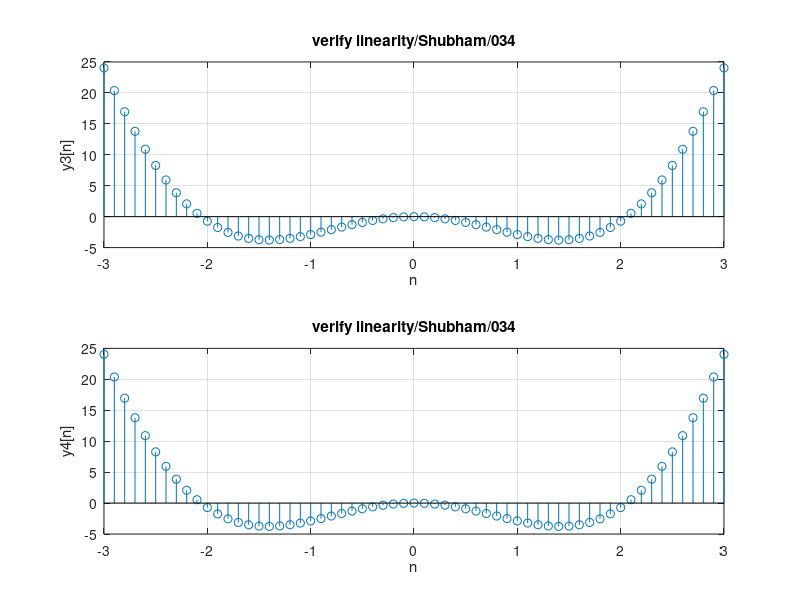

Reproduce this figure in MATLAB.
%Q1. Determine whether the system is linear or nonlinear. Plot the required
%signals to verify results. Consider two signals x1[n]=n and x2[n]=sin[n]
% (c) y[n]=n*x[n]

clc;
close all;
clear all;
a1=3;
a2=-7;
n=-3:0.1:3;
x1=n;
x2=sin(n);
y1=n.*x1;
y2=n.*x2;
y3= a1*y1 + a2*y2;
x3=a1*x1+a2*x2;
y4=n.*x3;
subplot(2,1,1);
stem(n,y3);
xlabel('n');
ylabel('y3[n]');
title('verify linearity/Shubham/034');
grid on;
subplot(2,1,2);
stem(n,y4);
xlabel('n');
ylabel('y4[n]');
title('verify linearity/Shubham/034');
grid on;